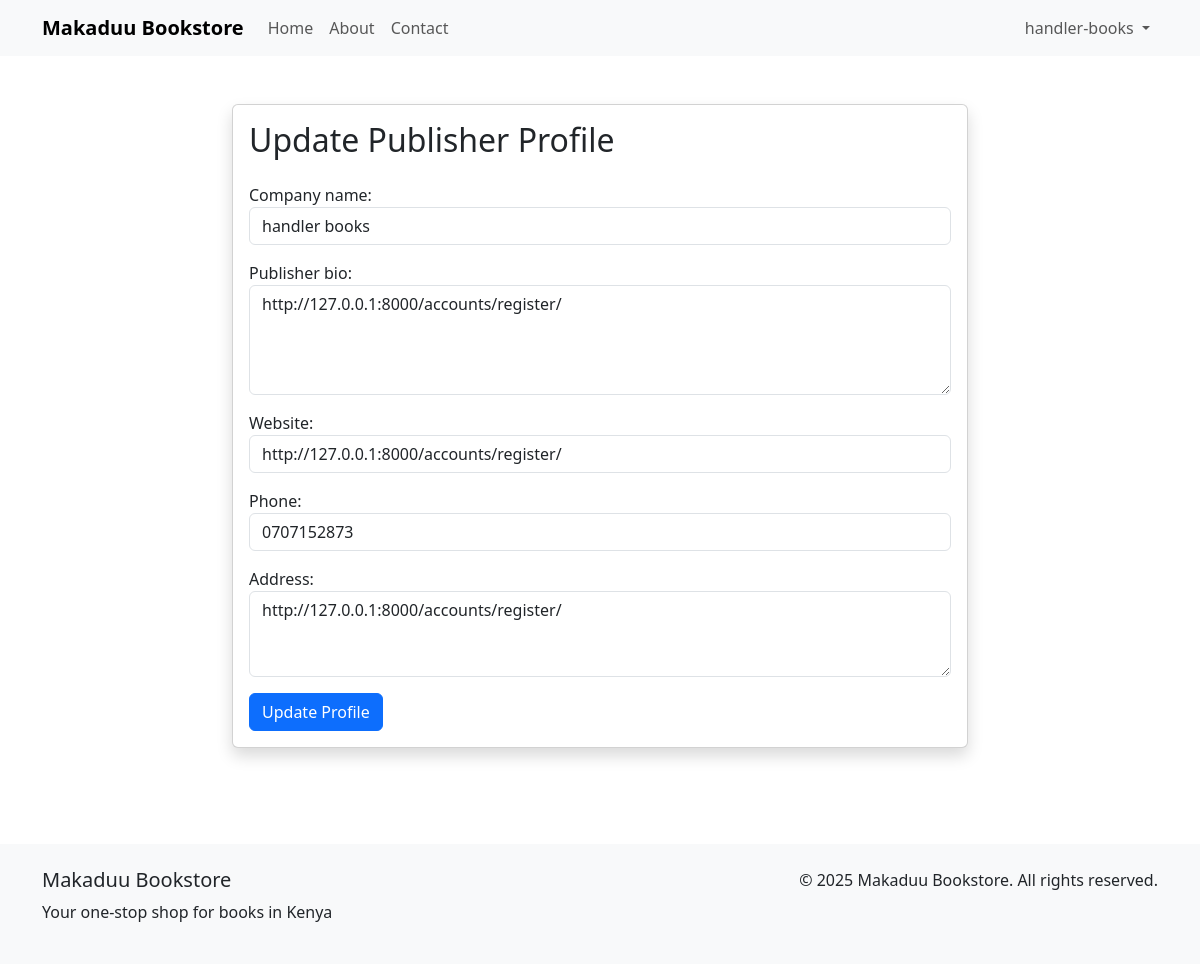
The page /accounts/publisher/profile/update/ (signed in) on the database its author committed.
### apps/accounts/models.py (models this page shows, shortened)
class User(AbstractUser):
    tracker = FieldTracker(['verified_publisher'])
    is_publisher = models.BooleanField(
        _('publisher status'),
        default=False,
        help_text=_('Designates whether this user can publish books.')
    )
    company_name = models.CharField(max_length=100, blank=True)
    publisher_bio = models.TextField(blank=True)
    website = models.URLField(blank=True)
    phone = models.CharField(max_length=15, blank=True)
    address = models.TextField(blank=True)
    verified_publisher = models.BooleanField(default=False)
    class Meta:
        verbose_name = _('user')
        verbose_name_plural = _('users')

### apps/accounts/views.py (the view, shortened to what this page needs)
# urls.py: path('publisher/profile/update/', views.PublisherProfileUpdate.as_view(), name='publisher_profile_update'),
class PublisherProfileUpdate(LoginRequiredMixin, UserPassesTestMixin, UpdateView):
    model = User
    form_class = PublisherProfileForm
    template_name = 'accounts/publisher_profile.html'
    success_url = reverse_lazy('accounts:publisher_dashboard')
    def test_func(self):
        return self.request.user.is_publisher
    def get_object(self):
        return self.request.user

### apps/accounts/forms.py
class PublisherProfileForm(forms.ModelForm):
    class Meta:
        model = User
        fields = ['company_name', 'publisher_bio', 'website', 'phone', 'address']
        widgets = {
            'publisher_bio': forms.Textarea(attrs={'rows': 4, 'class': 'form-control'}),
            'address': forms.Textarea(attrs={'rows': 3, 'class': 'form-control'}),
            'company_name': forms.TextInput(attrs={'class': 'form-control'}),
            'website': forms.URLInput(attrs={'class': 'form-control'}),
            'phone': forms.TextInput(attrs={'class': 'form-control'}),
        }

### apps/accounts/templates/accounts/publisher_profile.html (shortened to what this page needs)
{% extends 'base.html' %}
{% block content %}
<div class="container py-5">
    <div class="row justify-content-center">
        <div class="col-md-8">
            <div class="card shadow">
                <div class="card-body">
                    <h2 class="card-title mb-4">Update Publisher Profile</h2>
                    <form method="post" novalidate>
                        {% for field in form %}
                            <div class="mb-3">
                                {{ field.label_tag }}
                                {{ field }}
                            </div>
                        {% endfor %}
                        <button type="submit" class="btn btn-primary">Update Profile</button>
                    </form>
                </div>
            </div>
        </div>
    </div>
</div>
{% endblock %}

### makaduu/templates/navbar.html (shortened to what this page needs)
<nav class="navbar navbar-expand-lg navbar-light bg-light">
    <div class="container">
        <a class="navbar-brand" href="{% url 'core:home' %}">Makaduu Bookstore</a>
        <div class="collapse navbar-collapse" id="navbarNav">
            <ul class="navbar-nav me-auto">
                <li class="nav-item">
                    <a class="nav-link" href="{% url 'core:home' %}">Home</a>
                </li>
                <li class="nav-item">
                    <a class="nav-link" href="{% url 'core:about' %}">About</a>
                </li>
                <li class="nav-item">
                    <a class="nav-link" href="{% url 'core:contact' %}">Contact</a>
                </li>
            </ul>
            <ul class="navbar-nav">
                {% if user.is_authenticated %}
                    <li class="nav-item dropdown">
                        <a class="nav-link dropdown-toggle" href="#" id="navbarDropdown" role="button" data-bs-toggle="dropdown">
                            {{ user.username }}
                        </a>
                    </li>
                {% endif %}
            </ul>
        </div>
    </div>
</nav>

### makaduu/static/css/style.css (style rules this page uses)
.card { transition: transform 0.2s; }
.navbar-brand { font-weight: bold; }

### rows shown on the page
User: username "handler-books", form "handler books" "http://127.0.0.1:8000/accounts/register/" "http://127.0.0.1:8000/accounts/register/" "0707152873" "http://127.0.0.1:8000/accounts/register/"

### other values the page prints
{{ field.label_tag }} "Company name:" "Publisher bio:" "Website:" "Phone:" "Address:"
